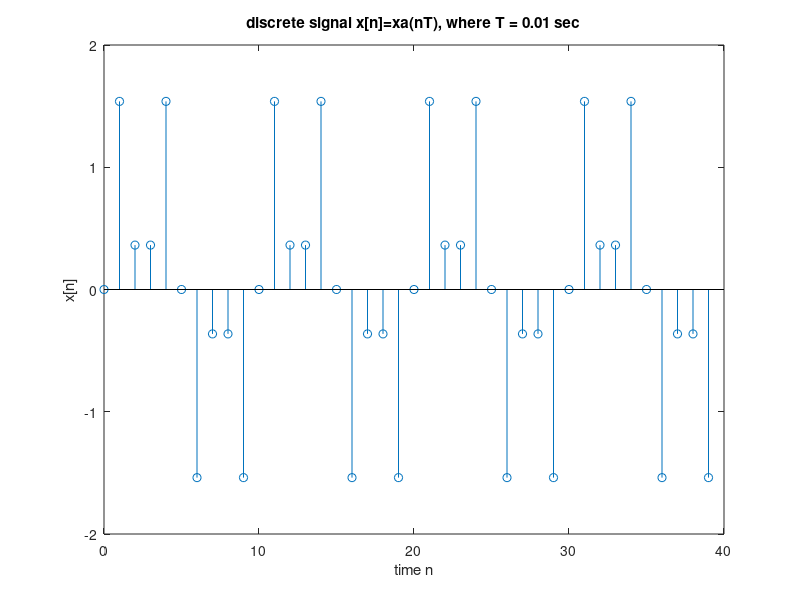

Here is the MATLAB script that generated this plot:
% Discrete sine wave 10Hz and 30Hz
% W = 0.2Π, -30 ≤ n ≤ 30。
% Lab1-3
clear;
f0 = 10;            % 10 Hz sine wave
f1 = 30;            % 30 Hz sine wave
Length = 0.4;       % Total length = 0.4 sec
T = 0.01;           % sampling period = 0.01 sec
N = Length / T;
n = 0:1:N-1;
x1 = sin(2*pi*f0*n*T);
x2 = sin(2*pi*f1*n*T);
stem(n, x1+x2);
xlabel('time n'); ylabel('x[n]');
title('discrete signal x[n]=xa(nT), where T = 0.01 sec');